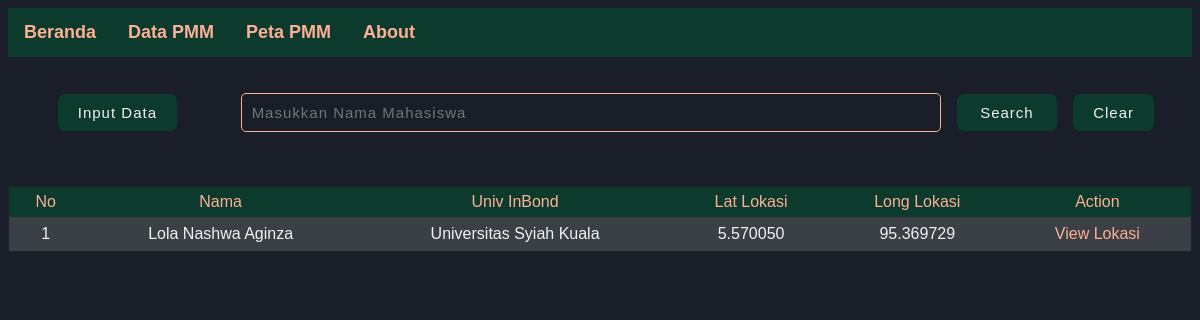
Page /componen/data/index.php?cari=Lola Nashwa Aginza on the committed database.
### tables this page shows
CREATE TABLE `peta` (
  `id` int(5) NOT NULL,
  `nama` varchar(39) NOT NULL,
  `univ` varchar(500) NOT NULL,
  `lat` varchar(20) NOT NULL,
  `lng` varchar(20) NOT NULL
);

### componen/data/index.php (the view, shortened to what this page needs)
<!DOCTYPE html>
<html lang="en">
    <head>
        <link href="../../css/style.css" rel="stylesheet" type="text/css" />
    </head>
    <body>
        <nav class="topnav" id="myTopnav">
            <a href="../../">Beranda</a>
            <a href="#" onclick="Halaman()">Data PMM</a>
            <a href="../peta">Peta PMM</a>
            <a href="../about">About</a>
        </nav>
        <br><br>
        <div class="menu-search">
            <form action="index.php" method="GET">
                <a href="input.php" style="margin-right: 5%;">Input Data</a>
                <input type="search" name="cari" placeholder="Masukkan Nama Mahasiswa" />
                <input type="submit" value="Search">
                <a href="index.php">Clear</a>
        </div>
        <br><br><br>
        <table style="width: 100%; margin-bottom: 20px;" class="table">
            <tr>
                <th>No</th>
                <th>Nama</th>
                <th>Univ InBond</th>
                <th>Lat Lokasi</th>
                <th>Long Lokasi</th>
                <th>Action</th>
            </tr>
        <?php
            $conn = mysqli_connect('localhost','root','','paris');
            if(isset($_GET['cari'])) {
                $cari = $_GET['cari'];
                $data = mysqli_query($conn, "select * from peta where nama like '%".$cari."%'");
            } else {
                $data = mysqli_query($conn, "select * from peta");
            }
            $no = 1;
            while($all = mysqli_fetch_array($data)) {
        ?>
        <tr>
            <td><?php echo $no++; ?></td>
            <td><?php echo $all['nama'] ?></td>
            <td><?php echo $all['univ'] ?></td>
            <td><?php echo $all['lat'] ?></td>
            <td><?php echo $all['lng'] ?></td>
            <td><a style="text-decoration: none; color: #fdb095;" href="view.php?id=<?php echo $all['id']?>">View Lokasi</a></td>
        </tr>
        <?php
            }
        ?>
        </table>
    </body>
</html>

### css/style.css (style rules this page uses)
body { scroll-behavior: smooth; font-family: sans-serif; background-color: #191e29; }
.menu-search { text-align: center; }
.menu-search form input[type = search] { padding: 10px; font-size: 15px; letter-spacing: 1px; outline: none; border-radius: 5px; border: 1px solid #fdb095; color: #f1f1f1; background-color: transparent; width: 700px; }
.menu-search form input[type = submit] { padding: 10px 20px 10px 20px; border-radius: 7px; outline: none; width: 100px; border: 0; color: #f1f1f1; background-color: #0c3b2e; cursor: pointer; margin-left: 1%; font-size: 15px; letter-spacing: 1px; transition: 0.25s; }
.menu-search form a { padding: 10px 20px 10px 20px; border-radius: 7px; background-color: #0c3b2e; color: #f1f1f1; text-decoration: none; font-size: 15px; letter-spacing: 1px; margin-left: 1%; transition: 0.25s; }
body .table { border-collapse: collapse; width: 50%; border: 1px solid #1e2328; }
body .table tr th { background: #0c3b2e; color: #fdb095; font-weight: normal; padding-top: 6px; padding-bottom: 6px; }
body .table tr td { color: #f1f1f1; padding: 8px 20px; text-align: center; }
body .table tr { transition: 0.5s; }
body .table tr:nth-child(even) { background-color: #3b3f46; }
.topnav { overflow: hidden; background-color: #0c3b2e; }
.topnav a { font-family: sans-serif; float: left; display: block; color: #fdb095; text-align: center; font-weight: bold; padding: 14px 16px; text-decoration: none; font-size: 18px; transition: 0.25s; }

### rows in the picture
peta: nama "Lola Nashwa Aginza", univ "Universitas Syiah Kuala", lat "5.570050", lng "95.369729"
